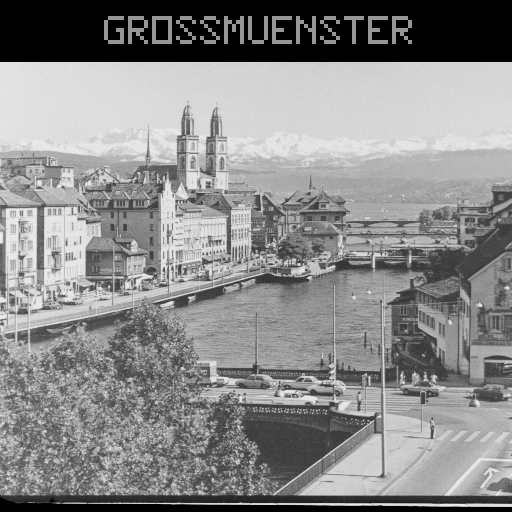
#> input picture inputs/grossmuenster.png, 512 x 512 px
$ jupyter execute canny_edge.ipynb
#> lines starting #> are read from the running program, lines starting #| are printed output that depends on the picture; after the words box and inside, x2 and y2 are one past the last pixel; in counts of white or black regions, pixels touching at a corner belong together
[cell 1]
import numpy as np
from scipy.ndimage.filters import gaussian_filter,convolve
import matplotlib.pyplot as plt
from scipy import where
import cv2

[cell 2]
DPI = 120

### load the image

[cell 3]
input_img=cv2.imread('inputs/grossmuenster.png', 0).astype('float')
#> input_img: shape (512, 512) float64; min 0, max 238, mean 137.7
plt.figure(figsize=(5, 5),dpi=DPI)
plt.xticks([]), plt.yticks([])
plt.imshow(input_img, cmap = 'gray')
plt.title('Input image')

### Gaussian blur the image

[cell 4]
## TODO
blurred_img = gaussian_filter(input_img, sigma=2)
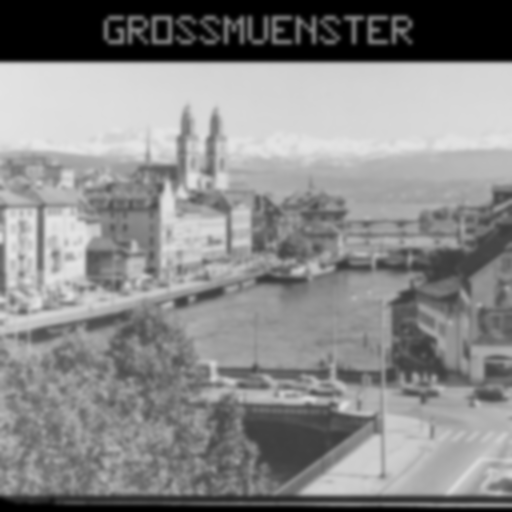
#> blurred_img: shape (512, 512) float64; min 0, max 229.9, mean 137.7

plt.figure(figsize=(12, 12),dpi=DPI)
plt.subplot(121)
plt.xticks([]), plt.yticks([])
plt.imshow(input_img, cmap = 'gray')
plt.title('Input image')

plt.subplot(122)
plt.xticks([]), plt.yticks([])
plt.imshow(blurred_img, cmap=plt.cm.gray)
plt.title('Blurred image')
plt.show()
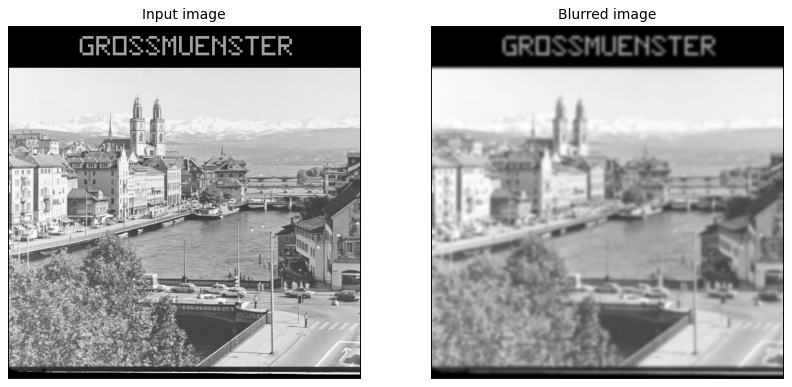
#> figure drawn by matplotlib, 2 panels

### Use Sobel filter to compute gradient along x and y

[cell 5]
## TODO
Kx = np.array([[-1, 0, 1], [-2, 0, 2], [-1, 0, 1]], np.float32)
Ky = np.array([[1, 2, 1], [0, 0, 0], [-1, -2, -1]], np.float32)
I_x = convolve(blurred_img, Kx)
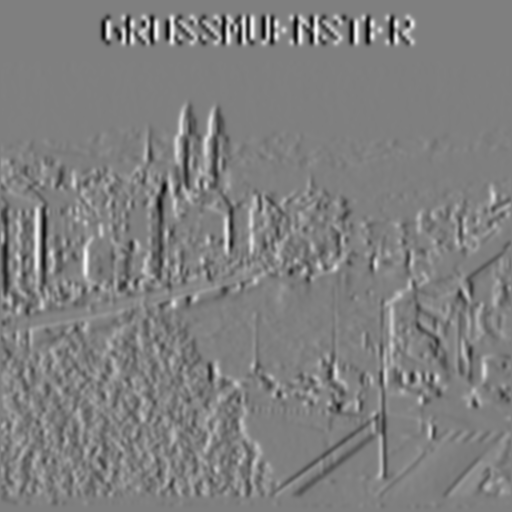
#> I_x: shape (512, 512) float64; min -217.7, max 217.3, mean 0.1; drawn with min black and max white
I_y = convolve(blurred_img, Ky)
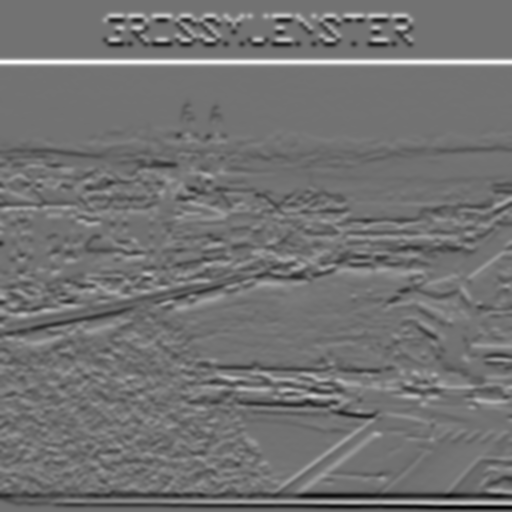
#> I_y: shape (512, 512) float64; min -276.6, max 338.6, mean 0; drawn with min black and max white

### Compute gradient magnitude and direction

[cell 6]
## TODO
G = np.sqrt(I_x**2 + I_y**2)
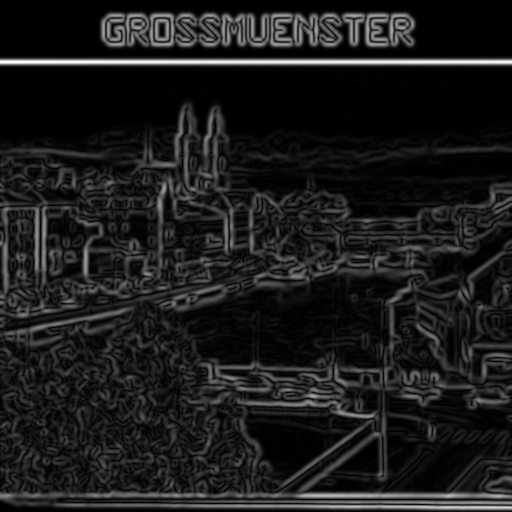
#> G: shape (512, 512) float64; min 0, max 338.6, mean 37.5; drawn with min black and max white
magnitude = 255*G/G.max()
direction = np.arctan2(I_y, I_x)
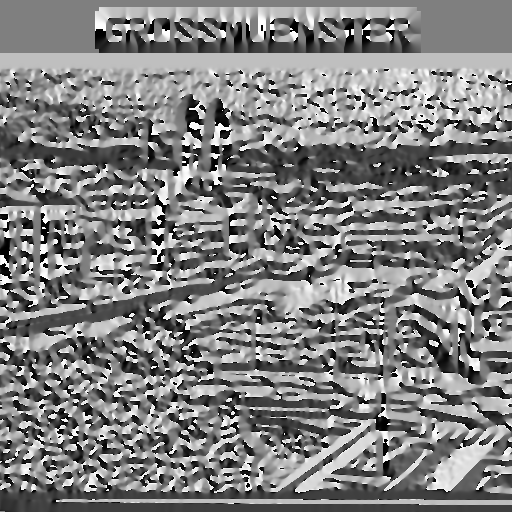
#> direction: shape (512, 512) float64; min -3.14, max 3.14, mean 0.0441; drawn with min black and max white

plt.figure(figsize=(12, 12),dpi=DPI)
plt.subplot(121)
plt.xticks([]), plt.yticks([])
plt.imshow(magnitude, cmap = 'gray')
plt.title('Gradient magnitude')

plt.subplot(122)
plt.xticks([]), plt.yticks([])
plt.imshow(direction, cmap=plt.cm.gray)
plt.title('Gradient direction')
plt.show()

### Threshold the edges

[cell 7]
## TODO
thresh= 255/2
thresholdEdges = (magnitude > thresh)
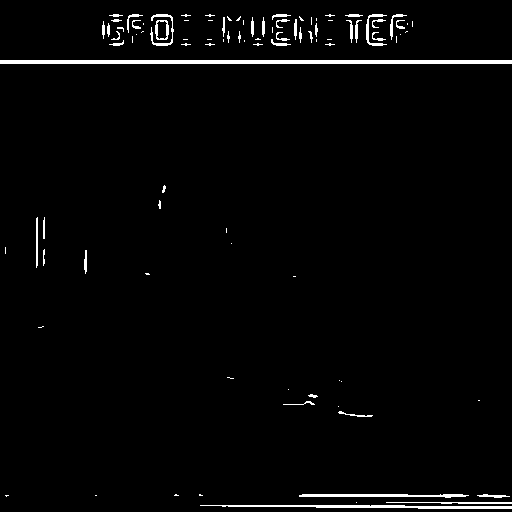
#> thresholdEdges: shape (512, 512) bool; 2.2% white; 96 white regions (54 under 20 px), largest, box (x1, y1, x2, y2) and area: (0, 60, 512, 64) 2048, (200, 505, 512, 509) 782, (299, 494, 469, 498) 470

### Apply NMS

[cell 8]
## TODO
M, N = magnitude.shape
#> M = 512; N = 512
Z = np.zeros((M,N), dtype=np.int32)
angle = direction * 180. / np.pi
angle[angle < 0] += 180
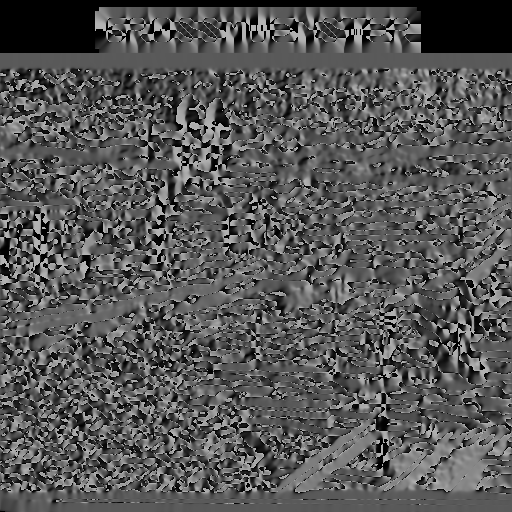
#> angle: shape (512, 512) float64; min 0, max 180, mean 86.4

for i in range(1,M-1):
        for j in range(1,N-1):
            try:
                q = 255
                r = 255

               #angle 0
                if (0 <= angle[i,j] < 22.5) or (157.5 <= angle[i,j] <= 180):
                    q = magnitude[i, j+1]
                    r = magnitude[i, j-1]
                #angle 45
                elif (22.5 <= angle[i,j] < 67.5):
                    q = magnitude[i+1, j-1]
                    r = magnitude[i-1, j+1]
                #angle 90
                elif (67.5 <= angle[i,j] < 112.5):
                    q = magnitude[i+1, j]
                    r = magnitude[i-1, j]
                #angle 135
                elif (112.5 <= angle[i,j] < 157.5):
                    q = magnitude[i-1, j-1]
                    r = magnitude[i+1, j+1]

                if (magnitude[i,j] >= q) and (magnitude[i,j] >= r):
                    Z[i,j] = magnitude[i,j]
                else:
                    Z[i,j] = 0

            except IndexError as e:
                pass
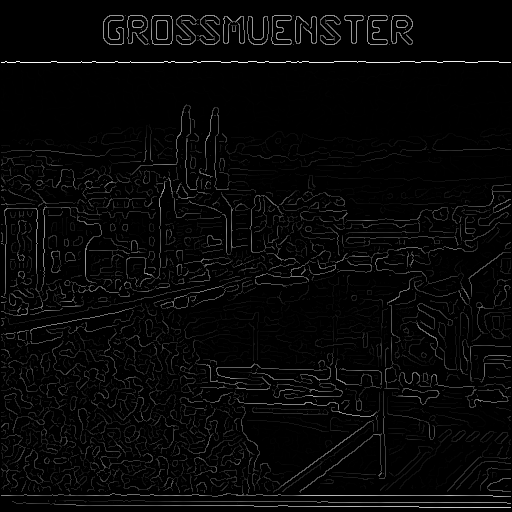
#> Z: shape (512, 512) int32; min 0, max 254, mean 7.2

edges = Z

### Visualise the Canny edges

[cell 9]
plt.figure(figsize=(12, 12),dpi=DPI)
plt.subplot(121)
plt.xticks([]), plt.yticks([])
plt.imshow(input_img, cmap = 'gray')
plt.title('Input image')

plt.subplot(122)
plt.xticks([]), plt.yticks([])
plt.imshow(edges, cmap=plt.cm.gray)
plt.title('Canny Edge detector')
plt.show()
